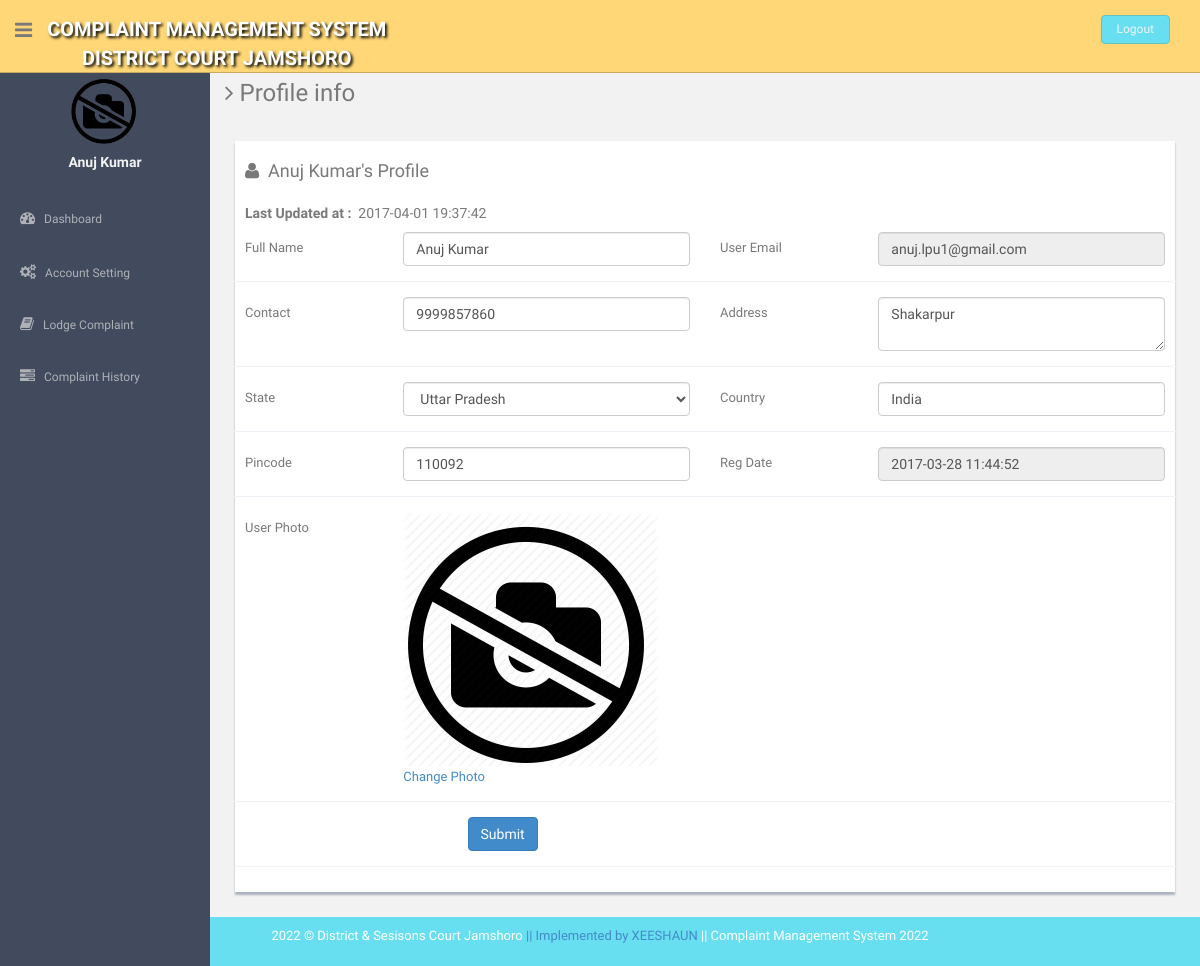
Page /users/profile.php (signed in) on the committed database.
### tables this page shows
CREATE TABLE `users` (
  `id` int(11) NOT NULL,
  `fullName` varchar(255) DEFAULT NULL,
  `userEmail` varchar(255) DEFAULT NULL,
  `password` varchar(255) DEFAULT NULL,
  `contactNo` bigint(11) DEFAULT NULL,
  `address` tinytext,
  `State` varchar(255) DEFAULT NULL,
  `country` varchar(255) DEFAULT NULL,
  `pincode` int(6) DEFAULT NULL,
  `userImage` varchar(255) DEFAULT NULL,
  `regDate` timestamp NOT NULL DEFAULT CURRENT_TIMESTAMP,
  `updationDate` timestamp NULL DEFAULT '0000-00-00 00:00:00' ON UPDATE CURRENT_TIMESTAMP,
  `status` int(1) DEFAULT NULL
);

### users/profile.php (the view, shortened to what this page needs)
<?php
include('includes/config.php');
if(strlen($_SESSION['login'])==0)
  {
header('location:index.php');
}
else{
?>
<!DOCTYPE html>
<html lang="en">
  <head>
    <link href="assets/css/bootstrap.css" rel="stylesheet">
    <link href="assets/font-awesome/css/font-awesome.css" rel="stylesheet" />
    <link rel="stylesheet" type="text/css" href="assets/js/bootstrap-datepicker/css/datepicker.css" />
    <link rel="stylesheet" type="text/css" href="assets/js/bootstrap-daterangepicker/daterangepicker.css" />
    <link href="assets/css/style.css" rel="stylesheet">
    <link href="assets/css/style-responsive.css" rel="stylesheet">
  </head>
  <body>
  <section id="container" >
     <?php include("includes/header.php");?>
      <?php include("includes/sidebar.php");?>
      <section id="main-content">
          <section class="wrapper">
          	<h3><i class="fa fa-angle-right"></i> Profile info</h3>
          	<div class="row mt">
          		<div class="col-lg-12">
                  <div class="form-panel">
 <?php $query=mysqli_query($con,"select * from users where userEmail='".$_SESSION['login']."'");
 while($row=mysqli_fetch_array($query))
 {
 ?>
  <h4 class="mb"><i class="fa fa-user"></i>&nbsp;&nbsp;<?php echo htmlentities($row['fullName']);?>'s Profile</h4>
    <h5><b>Last Updated at :</b>&nbsp;&nbsp;<?php echo htmlentities($row['updationDate']);?></h5>
                      <form class="form-horizontal style-form" method="post" name="profile" >
<div class="form-group">
<label class="col-sm-2 col-sm-2 control-label">Full Name</label>
<div class="col-sm-4">
<input type="text" name="fullname" required="required" value="<?php echo htmlentities($row['fullName']);?>" class="form-control" >
 </div>
<label class="col-sm-2 col-sm-2 control-label">User Email </label>
 <div class="col-sm-4">
<input type="email" name="useremail" required="required" value="<?php echo htmlentities($row['userEmail']);?>" class="form-control" readonly>
</div>
 </div>
<div class="form-group">
<label class="col-sm-2 col-sm-2 control-label">Contact</label>
 <div class="col-sm-4">
<input type="text" name="contactno" required="required" value="<?php echo htmlentities($row['contactNo']);?>" class="form-control">
</div>
<label class="col-sm-2 col-sm-2 control-label">Address </label>
<div class="col-sm-4">
<textarea  name="address" required="required" class="form-control"><?php echo htmlentities($row['address']);?></textarea>
</div>
</div>
<div class="form-group">
<label class="col-sm-2 col-sm-2 control-label">State</label>
<div class="col-sm-4">
<select name="state" required="required" class="form-control">
<option value="<?php echo htmlentities($row['State']);?>"><?php echo htmlentities($st=$row['State']);?></option>
</select>
</div>
<label class="col-sm-2 col-sm-2 control-label">Country </label>
<div class="col-sm-4">
<input type="text" name="country" required="required" value="<?php echo htmlentities($row['country']);?>" class="form-control">
</div>
</div>
<div class="form-group">
<label class="col-sm-2 col-sm-2 control-label">Pincode</label>
<div class="col-sm-4">
<input type="text" name="pincode" maxlength="6" required="required" value="<?php echo htmlentities($row['pincode']);?>" class="form-control">
</div>
<label class="col-sm-2 col-sm-2 control-label">Reg Date </label>
<div class="col-sm-4">
<input type="text" name="regdate" required="required" value="<?php echo htmlentities($row['regDate']);?>" class="form-control" readonly>
 </div>
</div>
<div class="form-group">
<label class="col-sm-2 col-sm-2 control-label">User Photo</label>
<div class="col-sm-4">
<?php $userphoto=$row['userImage'];
if($userphoto==""):
?>
<img src="userimages/noimage.png" width="256" height="256" >
<a href="update-image.php">Change Photo</a>
<?php else:?>
	<img src="userimages/<?php echo htmlentities($userphoto);?>" width="256" height="256">
	<a href="update-image.php">Change Photo</a>
<?php endif;?>
</div>
</div>
<?php } ?>
                          <div class="form-group">
                           <div class="col-sm-10" style="padding-left:25% ">
<button type="submit" name="submit" class="btn btn-primary">Submit</button>
</div>
</div>
                          </form>
                          </div>
                          </div>
                          </div>
		</section>
      </section>
    <?php include("includes/footer.php");?>
  </section>
  </body>
</html>
<?php } ?>

### users/includes/header.php
<header class="header black-bg">
             <div class="sidebar-toggle-box">
                 <div class="fa fa-bars tooltips" data-placement="right" data-original-title="Toggle Navigation"></div>
             </div>
           <a href="dashboard.php" class="logo" style="color:white;  text-shadow: 2px 2px 3px black; text-align:center"><b>Complaint Management System</b><br><b>District Court Jamshoro</b></a>
           <div class="top-menu">
           	<ul class="nav pull-right top-menu">
                   <li><a class="logout" href="logout.php">Logout</a></li>
           	</ul>
           </div>
       </header>

### users/includes/sidebar.php (shortened to what this page needs)
<aside>
          <div id="sidebar"  class="nav-collapse ">
              <ul class="sidebar-menu" id="nav-accordion">
                              <?php $query=mysqli_query($con,"select fullName,userImage from users where userEmail='".$_SESSION['login']."'");
 while($row=mysqli_fetch_array($query))
 {
 ?>
                  <p class="centered"><a href="profile.php">
<?php $userphoto=$row['userImage'];
if($userphoto==""):
?>
<img src="userimages/noimage.png"  class="img-circle" width="70" height="70" >
<?php else:?>
  <img src="userimages/<?php echo htmlentities($userphoto);?>" class="img-circle" width="70" height="70">
<?php endif;?>
</a>
</p>
                  <h5 class="centered"><?php echo htmlentities($row['fullName']);?></h5>
                  <?php } ?>
                  <li class="mt">
                      <a href="dashboard.php">
                          <i class="fa fa-dashboard"></i>
                          <span>Dashboard</span>
                      </a>
                  </li>
                  <li class="sub-menu">
                      <a href="javascript:;" >
                          <i class="fa fa-cogs"></i>
                          <span>Account Setting</span>
                      </a>
                  </li>
                  <li class="sub-menu">
                      <a href="register-complaint.php" >
                          <i class="fa fa-book"></i>
                          <span>Lodge Complaint</span>
                      </a>
                    </li>
                  <li class="sub-menu">
                      <a href="complaint-history.php" >
                          <i class="fa fa-tasks"></i>
                          <span>Complaint History</span>
                      </a>
                  </li>
              </ul>
          </div>
      </aside>

### users/includes/footer.php
<footer class="site-footer" >
         <div class="text-center">
         <p>2022 &copy; District & Sesisons Court Jamshoro<a href="http://xeedesign.com/">  || Implemented by XEESHAUN</a> || Complaint Management System 2022</p>
         </div>
     </footer>

### users/assets/css/style.css (style rules this page uses)
body { color: #797979; background: #f2f2f2; font-family: 'Ruda', sans-serif; padding: 0px !important; margin: 0px !important; font-size:13px; }
ul li { list-style: none; }
a, a:hover, a:focus { text-decoration: none; outline: none; }
#container { width: 100%; height: 100%; }
.centered { text-align: center; }
.mt { margin-top: 25px; }
.mb { margin-bottom: 25px; }
ul.top-menu > li > .logout { color: #f2f2f2; font-size: 12px; border-radius: 4px; -webkit-border-radius: 4px; border: 1px solid #64c3c2 !important; padding: 5px 15px; margin-right: 15px; background: #68dff0; margin-top: 15px; }
#sidebar { width: 210px; height: 100%; position: fixed; background: #424a5d; }
#sidebar h5 { color: #f2f2f2; font-weight: 700; }
#sidebar ul li { position: relative; }
ul.sidebar-menu , ul.sidebar-menu li ul.sub { margin: -2px 0 0; padding: 0; }
ul.sidebar-menu { margin-top: 75px; }
ul.sidebar-menu li { margin-bottom: 5px; margin-left:10px; margin-right:10px; }
ul.sidebar-menu li.sub-menu { line-height: 15px; }
ul.sidebar-menu li a span { display: inline-block; }
ul.sidebar-menu li a { color: #aeb2b7; text-decoration: none; display: block; padding: 15px 0 15px 10px; font-size: 12px; outline: none; -webkit-transition: all 0.3s ease; -moz-transition: all 0.3s ease; -o-transition: all 0.3s ease; -ms-transition: all 0.3s ease; transition: all 0.3s ease; }
ul.sidebar-menu li a i { font-size: 15px; padding-right: 6px; }
#main-content { margin-left: 210px; }
.header, .footer { min-height: 60px; padding: 0 15px; }
.header { position: fixed; left: 0; right: 0; z-index: 1002; }
.black-bg { background: #ffd777; border-bottom: 1px solid #c9aa5f; }
.wrapper { display: inline-block; margin-top: 60px; padding-left: 15px; padding-right: 15px; padding-bottom: 15px; padding-top: 0px; width: 100%; }
a.logo { font-size: 20px; color: #ffffff; float: left; margin-top: 15px; text-transform: uppercase; }
a.logo b { font-weight: 900; }
#top_menu .nav > li, ul.top-menu > li { float: left; }
ul.top-menu > li > a { color: #666666; font-size: 16px; border-radius: 4px; -webkit-border-radius: 4px; border:1px solid #666666 !important; padding: 2px 6px; margin-right: 15px; }
.sidebar-toggle-box { float: left; padding-right: 15px; margin-top: 20px; }
.sidebar-toggle-box .fa-bars { cursor: pointer; display: inline-block; font-size: 20px; }
.form-panel { background: #ffffff; margin: 10px; padding: 10px; box-shadow: 0px 3px 2px #aab2bd; text-align: left; }
label { font-weight: 400; }
.form-horizontal.style-form .form-group { border-bottom: 1px solid #eff2f7; padding-bottom: 15px; margin-bottom: 15px; }
@media (min-width: 768px) { .form-horizontal .control-label { text-align: left; } }
.site-footer { background: #68dff0; color: #fff; padding: 10px 0; }

### rows in the picture
users: fullName "Anuj Kumar", updationDate "2017-04-01 19:37:42", fullname "Anuj Kumar", useremail "anuj.lpu1@gmail.com", contactno "9999857860", address "Shakarpur", state "Uttar Pradesh", country "India", pincode "110092", regdate "2017-03-28 11:44:52"
